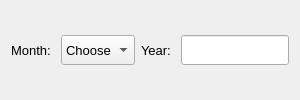
                       <widget class="QWidget" name="page_14">
                        <layout class="QHBoxLayout" name="horizontalLayout_52">
                         <item>
                          <layout class="QHBoxLayout" name="horizontalLayout_37">
                           <item>
                            <widget class="QLabel" name="label_25">
                             <property name="font">
                              <font>
                               <pointsize>10</pointsize>
                              </font>
                             </property>
                             <property name="text">
                              <string>Month: </string>
                             </property>
                            </widget>
                           </item>
                           <item>
                            <widget class="QComboBox" name="TK1Month">
                             <property name="minimumSize">
                              <size>
                               <width>0</width>
                               <height>30</height>
                              </size>
                             </property>
                             <property name="font">
                              <font>
                               <pointsize>10</pointsize>
                              </font>
                             </property>
                             <item>
                              <property name="text">
                               <string>Choose</string>
                              </property>
                             </item>
                             <item>
                              <property name="text">
                               <string>1</string>
                              </property>
                             </item>
                             <item>
                              <property name="text">
                               <string>2</string>
                              </property>
                             </item>
                             <item>
                              <property name="text">
                               <string>3</string>
                              </property>
                             </item>
                             <item>
                              <property name="text">
                               <string>4</string>
                              </property>
                             </item>
                             <item>
                              <property name="text">
                               <string>5</string>
                              </property>
                             </item>
                             <item>
                              <property name="text">
                               <string>6</string>
                              </property>
                             </item>
                             <item>
                              <property name="text">
                               <string>7</string>
                              </property>
                             </item>
                             <item>
                              <property name="text">
                               <string>8</string>
                              </property>
                             </item>
                             <item>
                              <property name="text">
                               <string>9</string>
                              </property>
                             </item>
                             <item>
                              <property name="text">
                               <string>10</string>
                              </property>
                             </item>
                             <item>
                              <property name="text">
                               <string>11</string>
                              </property>
                             </item>
                             <item>
                              <property name="text">
                               <string>12</string>
                              </property>
                             </item>
                            </widget>
                           </item>
                           <item>
                            <widget class="QLabel" name="label_26">
                             <property name="font">
                              <font>
                               <pointsize>10</pointsize>
                              </font>
                             </property>
                             <property name="text">
                              <string>Year: </string>
                             </property>
                            </widget>
                           </item>
                           <item>
                            <widget class="QLineEdit" name="TK1year">
                             <property name="minimumSize">
                              <size>
                               <width>0</width>
                               <height>30</height>
                              </size>
                             </property>
                            </widget>
                           </item>
                          </layout>
                         </item>
                        </layout>
                       </widget>
